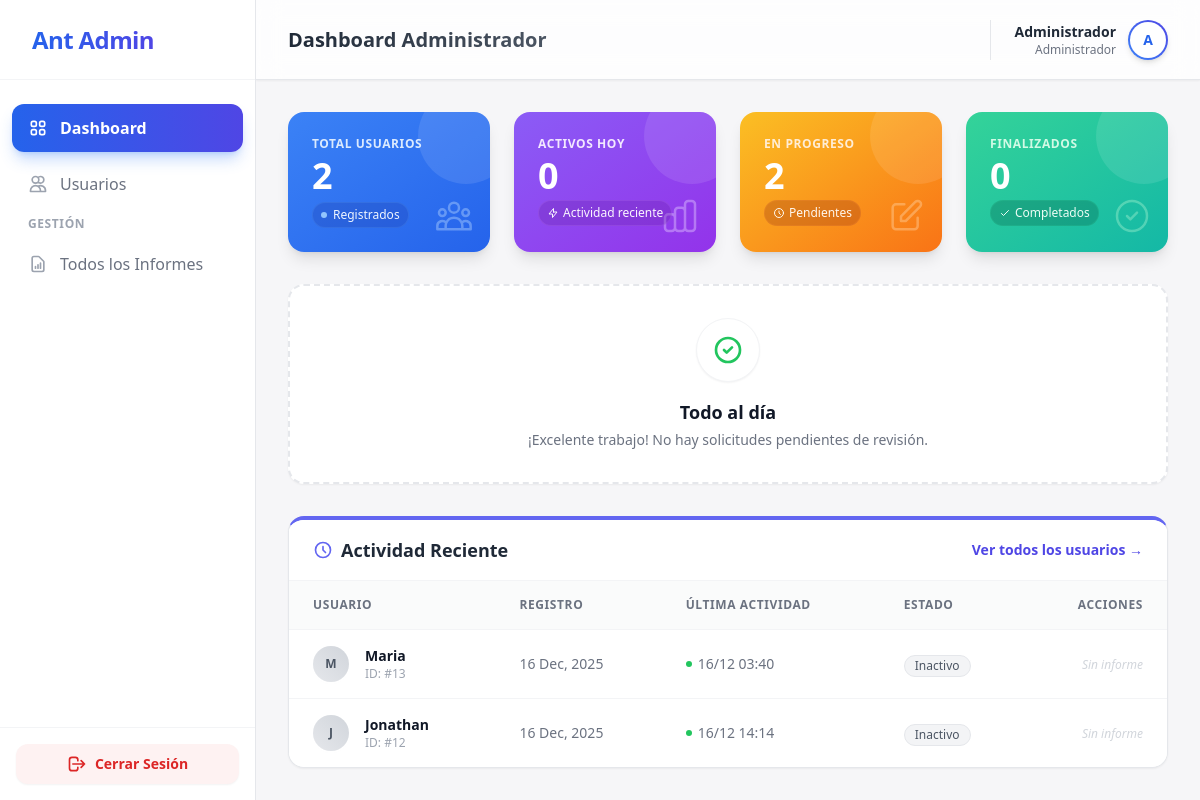
/admin_dashboard.php (signed in), run on the app's committed database.
### tables this page shows
CREATE TABLE `user_progress` (
  `user_id` int NOT NULL,
  `form_data` longtext,
  `last_step` int DEFAULT NULL,
  `updated_at` timestamp NULL DEFAULT CURRENT_TIMESTAMP ON UPDATE CURRENT_TIMESTAMP
);

CREATE TABLE `users` (
  `id` int NOT NULL,
  `username` varchar(50) NOT NULL,
  `full_name` varchar(100) DEFAULT NULL,
  `job_title` varchar(100) DEFAULT NULL,
  `gender` enum('male','female') DEFAULT NULL,
  `password` varchar(255) NOT NULL,
  `role` varchar(20) NOT NULL DEFAULT 'user',
  `created_at` timestamp NULL DEFAULT CURRENT_TIMESTAMP
);

### admin_dashboard.php (the view, shortened to what the rows shown need)
<?php
require_once 'includes/db_connection.php';
?>
<!DOCTYPE html>
<html lang="es">
<head>
    <script src="https://cdn.tailwindcss.com"></script>
</head>
<body class="bg-gray-100 font-sans antialiased">
<?php
$sql = "SELECT u.id, u.username, u.created_at, u.role, p.last_step, p.updated_at as last_activity
        FROM users u
        LEFT JOIN user_progress p ON u.id = p.user_id
        WHERE u.role != 'admin'
        ORDER BY u.created_at DESC";
$users = $pdo->query($sql)->fetchAll(PDO::FETCH_ASSOC);
$users = $pdo->query($sql)->fetchAll(PDO::FETCH_ASSOC);
?>
<div class="flex h-screen overflow-hidden">
    <main class="flex-1 flex flex-col h-screen overflow-hidden bg-gray-50/50">
        <div class="flex-1 overflow-y-auto p-8">
            <div class="bg-white rounded-2xl shadow-sm border border-gray-200 overflow-hidden border-t-4 border-t-indigo-500">
                <div class="overflow-x-auto">
                    <table class="min-w-full divide-y divide-gray-100">
                         <thead class="bg-gray-50/80">
                            <tr>
                                <th class="px-6 py-4 text-left text-xs font-bold text-gray-500 uppercase tracking-wider">Usuario</th>
                                <th class="px-6 py-4 text-left text-xs font-bold text-gray-500 uppercase tracking-wider">Registro</th>
                                <th class="px-6 py-4 text-left text-xs font-bold text-gray-500 uppercase tracking-wider">Última Actividad</th>
                                <th class="px-6 py-4 text-left text-xs font-bold text-gray-500 uppercase tracking-wider">Estado</th>
                                <th class="px-6 py-4 text-right text-xs font-bold text-gray-500 uppercase tracking-wider">Acciones</th>
                            </tr>
                        </thead>
                        <tbody class="bg-white divide-y divide-gray-100">
                             <?php if (count($users) > 0): ?>
                                <?php foreach ($users as $user): ?>
                                <tr class="hover:bg-indigo-50/40 transition-colors duration-200 group">
                                    <td class="px-6 py-4 whitespace-nowrap">
                                        <div class="flex items-center">
                                            <div class="h-9 w-9 rounded-full bg-gradient-to-tr from-gray-200 to-gray-300 flex items-center justify-center text-gray-600 text-xs font-bold shadow-sm ring-2 ring-white">
                                                <?php echo strtoupper(substr($user['username'], 0, 1)); ?>
                                            </div>
                                            <div class="ml-4">
                                                <div class="text-sm font-bold text-gray-900"><?php echo htmlspecialchars($user['username']); ?></div>
                                                <div class="text-xs text-gray-400">ID: #<?php echo $user['id']; ?></div>
                                            </div>
                                        </div>
                                    </td>
                                    <td class="px-6 py-4 whitespace-nowrap text-sm text-gray-500 font-medium">
                                        <?php echo date('d M, Y', strtotime($user['created_at'])); ?>
                                    </td>
                                    <td class="px-6 py-4 whitespace-nowrap text-sm text-gray-500">
                                        <?php if($user['last_activity']): ?>
                                            <div class="flex items-center gap-1.5">
                                                <span class="w-1.5 h-1.5 rounded-full bg-green-500"></span>
                                                <?php echo date('d/m H:i', strtotime($user['last_activity'])); ?>
                                            </div>
                                        <?php else: ?>
                                            <span class="text-gray-300">-</span>
                                        <?php endif; ?>
                                    </td>
                                    <td class="px-6 py-4 whitespace-nowrap">
                                        <?php
                                            if (!$user['last_step']) {
                                                echo '<span class="inline-flex items-center px-2.5 py-0.5 rounded-full text-xs font-medium bg-gray-100 text-gray-600 border border-gray-200">Inactivo</span>';
                                            } elseif ($user['last_step'] >= 13) {
                                                echo '<span class="inline-flex items-center px-2.5 py-0.5 rounded-full text-xs font-medium bg-emerald-50 text-emerald-700 border border-emerald-100">Completado</span>';
                                            } else {
                                                echo '<span class="inline-flex items-center px-2.5 py-0.5 rounded-full text-xs font-medium bg-amber-50 text-amber-700 border border-amber-100">Paso ' . $user['last_step'] . '</span>';
                                            }
                                        ?>
                                    </td>
                                    <td class="px-6 py-4 whitespace-nowrap text-right text-sm font-medium">
                                        <?php if ($user['last_step']): ?>
                                            <a href="actions/generate_word.php?admin_download_user_id=<?php echo $user['id']; ?>" class="text-blue-600 hover:text-blue-800 bg-blue-50 hover:bg-blue-100 px-3 py-1.5 rounded-lg transition-colors text-xs font-bold uppercase tracking-wide inline-flex items-center gap-1">
                                                <svg class="w-3 h-3" fill="none" stroke="currentColor" viewBox="0 0 24 24"><path stroke-linecap="round" stroke-linejoin="round" stroke-width="2" d="M4 16v1a3 3 0 003 3h10a3 3 0 003-3v-1m-4-4l-4 4m0 0l-4-4m4 4V4"></path></svg>
                                                Word
                                            </a>
                                        <?php else: ?>
                                            <span class="text-gray-300 text-xs italic">Sin informe</span>
                                        <?php endif; ?>
                                    </td>
                                </tr>
                                <?php endforeach; ?>
                            <?php endif; ?>
                        </tbody>
                    </table>
                </div>
            </div>
        </div>
    </main>
</div>
</body>
</html>

### data on the page
user_progress: user_id.username "M", user_id.username "Maria", user_id "13", user_id.created_at "16 Dec, 2025", updated_at "16/12 03:40", last_step "Inactivo"
user_progress: user_id.username "J", user_id.username "Jonathan", user_id "12", user_id.created_at "16 Dec, 2025", updated_at "16/12 14:14", last_step "Inactivo"

### other printed values
$_SESSION['username'] "Administrador"
substr($_SESSION['username'], 0, 1) "A"
$totalUsers "2"
$activeToday "0"
$inProgress "2"
$completedProcs "0"
